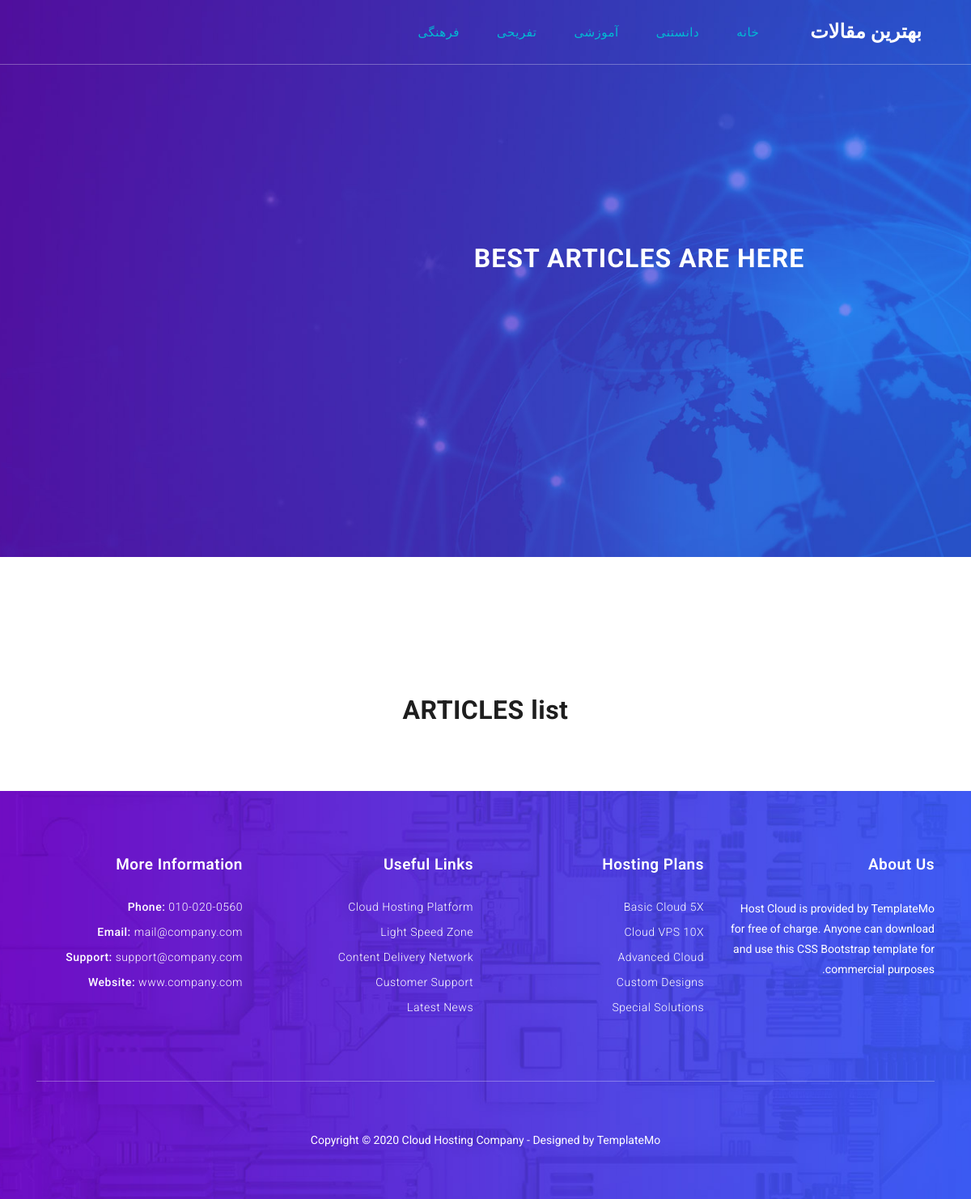
Page /category/tfrh/ on the earlier database version.
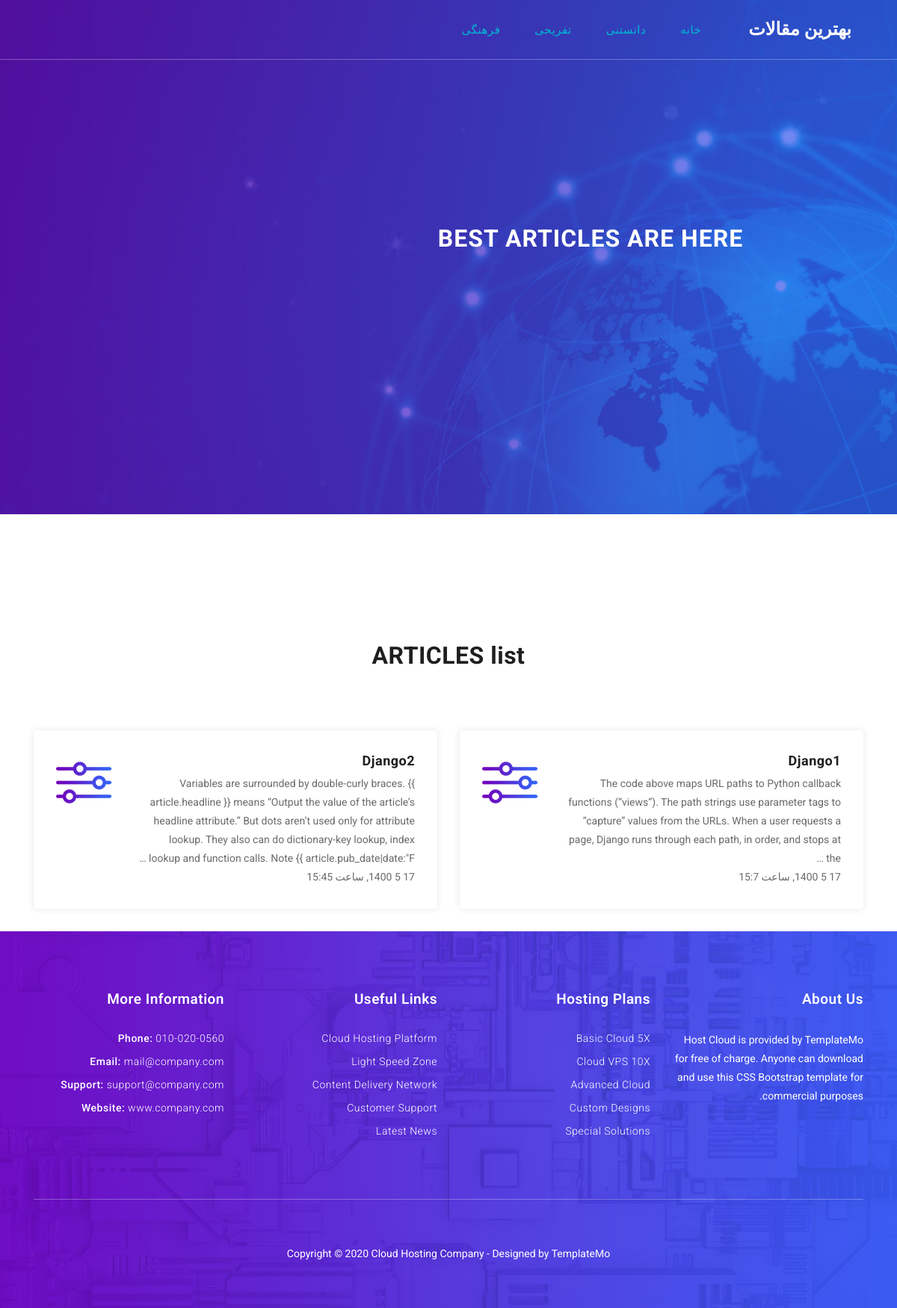
Same page on the later database version.
### blog/models.py (models this page shows, shortened)
class Category(models.Model):
    parent = models.ForeignKey('self', default=None, null=True,
                               blank=True, on_delete=models.SET_NULL,
                               related_name='children', verbose_name='زیردسته')
    title = models.CharField(max_length=30, verbose_name='عنوان')
    slug = models.SlugField(max_length=100, unique=True, verbose_name='شناسه')
    status = models.BooleanField(default=True, verbose_name='آیا نمایش داده شود؟')
    position = models.IntegerField(verbose_name='مکان/اولویت')
    class Meta:
        verbose_name = "دسته بندی"
        verbose_name_plural = "دسته بندی ها"
        ordering = ['position']

class Article(models.Model):
    STATUS_CHOICES = (
        ('d', 'Draft'),
        ('p', 'Published'),
    )
    author = models.ForeignKey(User, null=True, on_delete=models.SET_NULL, related_name='articles', verbose_name='نویسنده')
    title = models.CharField(max_length=30, verbose_name='عنوان')
    slug = models.SlugField(max_length=100, unique=True, verbose_name='شناسه')
    category = models.ManyToManyField(Category, verbose_name='دسته بندی', related_name='articles')
    description = models.TextField(verbose_name='توضیحات')
    thumbnail = models.ImageField(upload_to="images", verbose_name='تصویر')
    published = models.DateTimeField(default=timezone.now, verbose_name='زمان انتشار')
    created = models.DateTimeField(auto_now_add=True)
    updated = models.DateTimeField(auto_now=True)
    status = models.CharField(max_length=1, choices=STATUS_CHOICES)
    class Meta:
        verbose_name = "مقاله"
        verbose_name_plural = "مقاله ها"
    def j_published(self):
        return jalali_convertor(self.published)
    def thumbnail_tag(self):
        return format_html("<img src='{}' height=45 width=80>".format(self.thumbnail.url))
    thumbnail_tag.short_description = "عکس مقاله"

### blog/views.py (the view)
# urls.py: path('category/<slug:slug>/', category, name="category"),
def category(request, slug):
    context = {
        "categories": get_object_or_404(Category, slug=slug, status=True)
    }
    return render(request, "blog/category.html", context)

### blog/templatetags/base_tags.py (called while the page is built)
@register.simple_tag
def title():
    return "بهترین مقالات"

@register.inclusion_tag("blog/partials/category_nav.html")
def category_nav():
    return {
        "categories": Category.objects.filter(status=True)
    }

### extensions/jalaly.py (called while the page is built)
    def persian_tuple(self):
        return self.persian_year, self.persian_month, self.persian_day

### extensions/utils.py (called while the page is built)
def jalali_convertor(time):
    time = timezone.localtime(time)
    time_to_string = "{},{},{}".format(time.year, time.month, time.day)
    time_to_tuple = jalaly.Gregorian(time_to_string).persian_tuple()
    output = "{} {} {}, ساعت {}:{}".format(
        time_to_tuple[2],
        time_to_tuple[1],
        time_to_tuple[0],
        time.hour,
        time.minute,
    )
    return output

### blog/templates/blog/category.html (shortened to what this page needs)
{% extends 'blog/base.html' %}
{% load static %}
{% load base_tags %}
  {% block content %}
    <div class="banner">
      <div class="container">
        <div class="row">
          <div class="col-md-8 offset-md-2">
            <div class="header-text caption">
              <h2>Best Articles Are Here</h2>
            </div>
          </div>
        </div>
      </div>
    </div>
    <div class="features-section">
      <div class="container">
        <div class="row">
          <div class="col-md-12">
            <div class="section-heading">
              <h2>ARTICLES list</h2>
            </div>
          </div>
          {% for article in categories.articles.all %}
            <div class="col-md-6">
              <div class="feature-item">
                <div class="icon">
                  <img src="{% static 'blog/assets/images/feature-01.png'%}" alt="">
                </div>
                <a href="{% url 'blog:detail' article.slug %}"><h4>{{article.title}}</h4></a>
                <p>{{article.description|truncatewords:40}}</p>
                <p>{{article.j_published}}</p>
              </div>
            </div>
          {% endfor %}
        </div>
      </div>
    </div>
  {% endblock content %}

### blog/templates/blog/base.html (shortened to what this page needs)
{% load static %}
{% load base_tags %}
<!DOCTYPE html>
<html lang="en">
  <head>
    <link href="{% static 'blog/vendor/bootstrap/css/bootstrap.min.css' %}" rel="stylesheet">
    <link rel="stylesheet" href="{% static 'blog/assets/css/fontawesome.css'%}">
    <link rel="stylesheet" href="{% static 'blog/assets/css/templatemo-host-cloud.css' %}">
    <link rel="stylesheet" href="{% static 'blog/assets/css/owl.css'%}">
    <link rel="stylesheet" href="{% static 'blog/assets/css/rtl.css'%}">
  </head>
  <body>
    <header class="">
      <nav class="navbar navbar-expand-lg">
        <div class="container">
          <a class="navbar-brand" href="{% url 'blog:home' %}"><h2>{% title %}</h2></a>
          {% category_nav %}
        </div>
      </nav>
    </header>
    {% block content %}
    {% endblock content %}
    <footer>
      <div class="container">
        <div class="row">
          <div class="col-md-3 col-sm-6 col-xs-12">
            <div class="footer-item">
              <div class="footer-heading">
                <h2>About Us</h2>
              </div>
              <p>Host Cloud is provided by TemplateMo for free of charge. Anyone can download and use this CSS Bootstrap template for commercial purposes.</p>
            </div>
          </div>
          <div class="col-md-3 col-sm-6 col-xs-12">
            <div class="footer-item">
              <div class="footer-heading">
                <h2>Hosting Plans</h2>
              </div>
              <ul class="footer-list">
                <li><a href="#">Basic Cloud 5X</a></li>
                <li><a href="#">Cloud VPS 10X</a></li>
                <li><a href="#">Advanced Cloud</a></li>
                <li><a href="#">Custom Designs</a></li>
                <li><a href="#">Special Solutions</a></li>
              </ul>
            </div>
          </div>
          <div class="col-md-3 col-sm-6 col-xs-12">
            <div class="footer-item">
              <div class="footer-heading">
                <h2>Useful Links</h2>
              </div>
              <ul class="footer-list">
                <li><a href="#">Cloud Hosting Platform</a></li>
                <li><a href="#">Light Speed Zone</a></li>
                <li><a href="#">Content Delivery Network</a></li>
                <li><a href="#">Customer Support</a></li>
                <li><a href="#">Latest News</a></li>
              </ul>
            </div>
          </div>
          <div class="col-md-3 col-sm-6 col-xs-12">
            <div class="footer-item">
              <div class="footer-heading">
                <h2>More Information</h2>
              </div>
              <ul class="footer-list">
                <li>Phone: <a href="#">010-020-0560</a></li>
                <li>Email: <a href="#">mail@company.com</a></li>
                <li>Support: <a href="#">support@company.com</a></li>
                <li>Website: <a href="#">www.company.com</a></li>
              </ul>
            </div>
          </div>
          <div class="col-md-12">
            <div class="sub-footer">
              <p>Copyright &copy; 2020 Cloud Hosting Company
				- Designed by <a rel="nofollow" href="https://templatemo.com">TemplateMo</a></p>
            </div>
          </div>
        </div>
      </div>
    </footer>
  </body>
</html>

### blog/templates/blog/partials/category_nav.html (shortened to what this page needs)
<div class="collapse navbar-collapse" id="navbarResponsive">
  <ul class="navbar-nav ml-auto">
    <li class="nav-item active">
      <a class="nav-link" href="{% url 'blog:home' %}"
        >خانه
      </a>
    </li>
    {% for category in categories %} {% if category.parent == None %}
    <li class="nav-item active">
      <a class="nav-link" href="{% url 'blog:category' category.slug %}">{{category.title}}</a>
    </li>
    {% endif %} {% endfor %}
  </ul>
</div>

### blog/static/blog/assets/css/templatemo-host-cloud.css (style rules this page uses)
body { font-family: 'Roboto', sans-serif; transition: all 0.5s; }
p { margin-bottom: 0px; font-size: 14px; color: #6a6a6a; line-height: 25px; }
a { text-decoration: none!important; }
.section-heading { margin-bottom: 80px; }
.section-heading h2 { color: #1e1e1e; font-size: 32px; font-weight: 700; letter-spacing: 0.5px; margin-top: 10px; margin-bottom: 15px; }
header { position: fixed; z-index: 99999; width: 100%; background-color: transparent!important; border-bottom: 1px solid rgba(250,250,250,0.30); height: 80px; -webkit-transition: all .5s ease 0s; -moz-transition: all .5s ease 0s; -o-transition: all .5s ease 0s; transition: all .5s ease 0s; }
.navbar .navbar-brand { float: left; margin-top: 12px; outline: none; }
.navbar .navbar-brand h2 { color: #fff; text-transform: uppercase; font-size: 24px; font-weight: 800; -webkit-transition: all .3s ease 0s; -moz-transition: all .3s ease 0s; -o-transition: all .3s ease 0s; transition: all .3s ease 0s; }
#navbarResponsive { z-index: 999; }
.navbar-collapse { text-align: center; }
.navbar .navbar-nav .nav-item { margin: 0px 15px; }
.navbar .navbar-nav a.nav-link { text-transform: capitalize; font-size: 15px; font-weight: 300; letter-spacing: 0.5px; color: #fff; transition: all 0.5s; margin-top: 5px; }
.navbar .navbar-nav .nav-link:hover, .navbar .navbar-nav .active>.nav-link, .navbar .navbar-nav .nav-link.active, .navbar .navbar-nav .nav-link.show, .navbar .navbar-nav .show>.nav-link { color: #00bcd4; }
.banner { background-image: url(../images/banner-bg.jpg); background-size: cover; background-repeat: no-repeat; padding: 300px 0px; background-position: center center; }
.banner .caption { text-align: center; }
.banner .caption h2 { text-transform: uppercase; letter-spacing: 1px; margin-top: 0px; margin-bottom: 50px; font-size: 32px; font-weight: 700; color: #fff; }
.features-section { margin-top: 160px; }
.features-section .section-heading { text-align: center; }
.features-section .section-heading h2 { color: #1e1e1e; }
.features-section .feature-item { box-shadow: 0px 0px 10px rgba(0,0,0,0.1); border-radius: 5px; padding: 30px; margin-bottom: 30px; }
.features-section .feature-item .icon { float: left; margin-top: 12px; }
.features-section .feature-item .icon img { max-width: 80px; margin-right: 30px; }
.features-section .feature-item h4 { font-size: 18px; color: #1e1e1e; letter-spacing: 0.5px; font-weight: 700; }
.features-section .feature-item p { margin-left: 106px; }
footer { background-image: url(../images/footer-bg.jpg); background-repeat: no-repeat; background-size: cover; background-position: center center; padding: 80px 0px 60px 0px; }
footer .footer-heading h2 { color: #fff; font-size: 19px; font-weight: 600; letter-spacing: 0.5px; margin-bottom: 30px; }
footer p { color: #fff; }
footer ul { padding: 0; margin: 0; list-style: none; }
footer ul li { margin-bottom: 10px; font-size: 14px; font-weight: 500; color: #fff; letter-spacing: 0.5px; }
footer ul li:last-child { margin-bottom: 0px; }
footer ul li a { color: #fff; font-size: 14px; font-weight: 300; transition: all 0.3s; }
footer .sub-footer { text-align: center; margin-top: 80px; border-top: 1px solid rgba(250,250,250,0.30); padding-top: 60px; }
footer .sub-footer a { color: #FFF; }

### blog/static/blog/assets/css/rtl.css (style rules this page uses)
body { direction: rtl; text-align: right; }

Differences in the rows shown:
no longer on this page (row edited): Category: title "آموزشی"
now on this page (row edited): Article: title "Django1", description "The code above maps URL paths to Python callback functions (“views”). The path strings use parameter tags to “capture” values from the URLs. When a user requests a page, Django runs through each path, in order, and stops at the …", j_published "17 5 1400, ساعت 15:7"
now on this page (row edited): Article: title "Django2", description "Variables are surrounded by double-curly braces. {{ article.headline }} means “Output the value of the article’s headline attribute.” But dots aren’t used only for attribute lookup. They also can do dictionary-key lookup, index lookup and function calls. Note {{ article.pub_date|date:\"F …", j_published "17 5 1400, ساعت 15:45"
